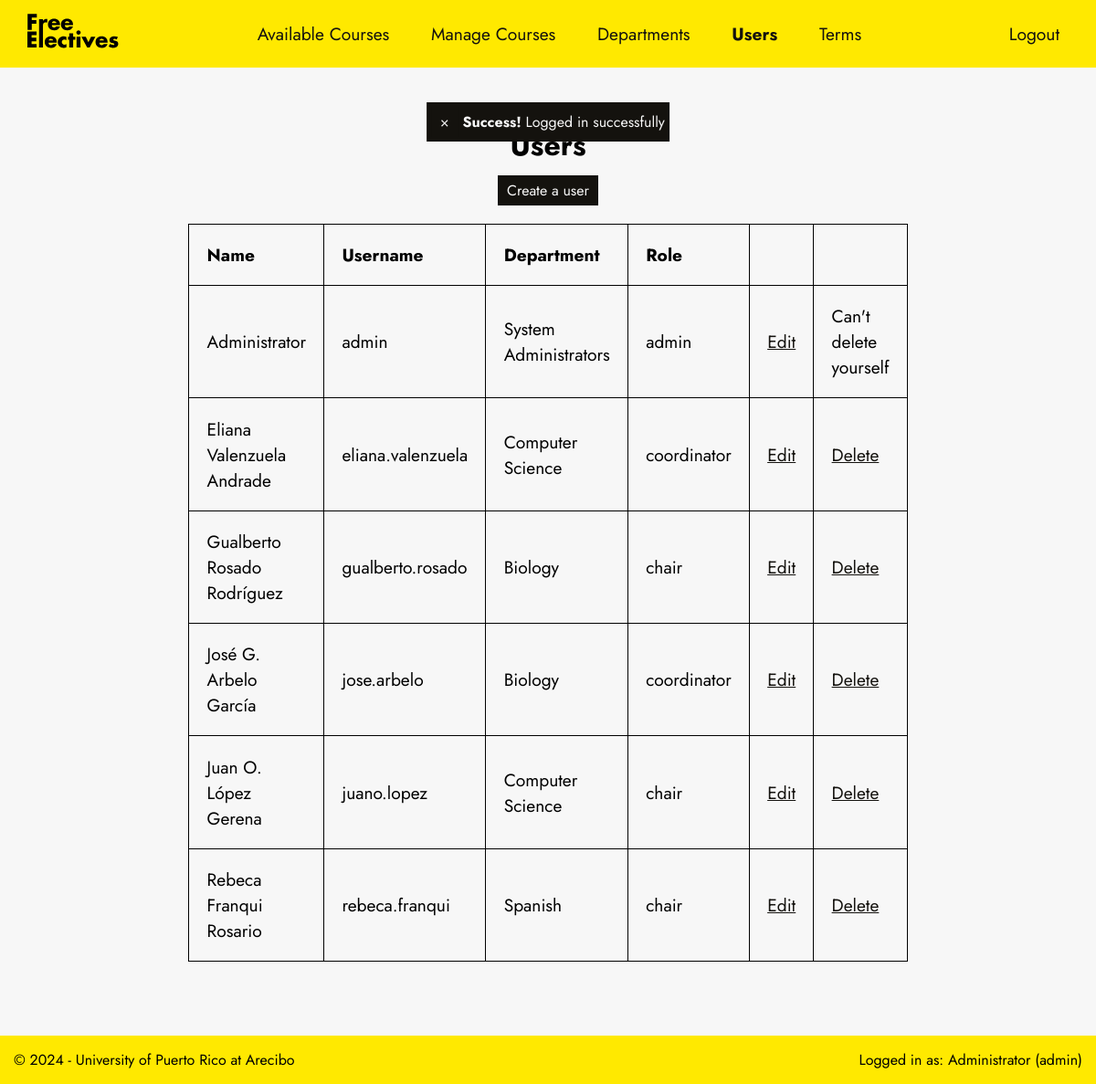
/index.php?users (signed in), run on the app's committed database.
### tables this page shows
CREATE TABLE `users` (
  `username` varchar(20) NOT NULL,
  `password` varchar(255) NOT NULL,
  `name` varchar(40) NOT NULL,
  `role` varchar(15) NOT NULL,
  `last_login` timestamp NOT NULL DEFAULT current_timestamp(),
  `dept_id` char(4) NOT NULL
);

CREATE TABLE `departments` (
  `dept_id` char(4) NOT NULL,
  `dept_name` varchar(45) DEFAULT NULL
);

### util/auth.php (called while the page is built, shortened)
<?php
final class Auth
{
    public static function check()
    {
        return isset($_SESSION['user']);
    }
    public static function checkAdmin()
    {
        return static::user()->role == 'admin';
    }
    public static function user()
    {
        return $_SESSION['user'];
    }
}

### database/connector.php (called while the page is built, shortened)
<?php
final class DB
{
    private static $database;
    private static $database_name;
    public static function connect($connection, $user = 'root', $password = '')
    {
        $dsn = CONFIG['database']['service'] . ':' . http_build_query($connection, '', ';');
        try {
            self::$database = new PDO($dsn, $user, $password, [
                PDO::ATTR_DEFAULT_FETCH_MODE => PDO::FETCH_ASSOC,
                PDO::ATTR_ERRMODE => PDO::ERRMODE_EXCEPTION
            ]);
            self::$database_name = $connection['dbname'];
        } catch (PDOException $e) {
            throw new DatabaseConnectionException("Error connecting to the database with driver '" . CONFIG['database']['service'] . "': " . $e->getMessage(), 0, $e);
        }
    }
    public static function select(string $table, string $column = '*'): array
    {
        $sql = 'SELECT ' . $column . ' FROM ' . self::$database_name . '.' . $table;
        $statement = self::$database->prepare($sql);
        $statement->execute();
        return $statement->fetchAll(PDO::FETCH_ASSOC);
    }
    public static function whereColumns(string $table, array $conditions, string $column = '*'): array
    {
        $sql = 'SELECT ' . $column . ' FROM ' . self::$database_name . '.' . $table . ' WHERE ';
        $index = 0;
        $length = count($conditions);
        foreach ($conditions as $key => $value) {
            $sql .= $key . ' = ' . quote($value);
        }
        $statement = self::$database->prepare($sql);
        $statement->execute();
        $results = $statement->fetch();
        if (is_array($results)) {
            return $results;
        }
        return [];
    }
}

### util/helpers.php (called while the page is built, shortened)
<?php
function quote($string)
{
    return '\'' . $string . '\'';
}

### models/Model.php (called while the page is built, shortened)
<?php
require_once('database/connector.php');
class Model
{
    protected static $table;
    protected $attributes = [];
    protected static $hidden = [];
    public static function all()
    {
        $model_list = [];
        foreach (DB::select(static::$table, '*') as $model) {
            $model_list[] = new static($model, self::sanitize($model));
        }
        return $model_list;
    }
    public function __get($key)
    {
        return $this->attributes[$key] ?? null;
    }
    public static function findBy(array $data): Model
    {
        $data = DB::whereColumns(static::$table, $data);
        return new static($data, self::sanitize($data));
    }
    private function set_attributes(array $data)
    {
        foreach ($data as $key => $value) {
            $this->attributes[$key] = $value;
        }
    }
    private static function sanitize(array $data)
    {
        foreach (static::$hidden as $to_hide) {
            unset($data[$to_hide]);
        }
        return $data;
    }
}

### views/users.php (the view)
<!DOCTYPE html>
<html lang="en">
<?php require_once 'partials/header.php'; ?>
<body>
    <?php require_once 'partials/navbar.php'; ?>
    <main class="courses-tables">
        <div class="flex-title">
            <h1><i class="las la-users"></i> Users </h1>
            <?php if (Auth::checkAdmin()) { ?>
                <a class="action primary" href="index.php?users&create"><i class="las la-plus-circle"></i>Create a user</a>
            <?php } ?>
        </div>
        <table class="tblCourses">
            <thead>
                <tr>
                    <th scope="col">Name</th>
                    <th scope="col">Username</th>
                    <th scope="col">Department</th>
                    <th scope="col">Role</th>
                    <th scope="col"></th>
                    <th scope="col"></th>
                </tr>
            </thead>
            <tbody>
                <?php foreach ($users as $user) { ?>
                    <tr>
                        <td><?= $user->name ?></td>
                        <td><?= $user->username ?></td>
                        <td><?= Department::findBy(['dept_id' => $user->dept_id])->dept_name ?></td>
                        <td><?= $user->role ?></td>
                        <?php if ((Auth::checkAdmin())) { ?>
                            <td><a href="index.php?users&edit=<?= $user->username ?>"><i class="las la-pen"></i> Edit</a></td>
                        <?php }
                        if (Auth::user()->username !== $user->username) { ?>
                            <td><a href="index.php?users&delete=<?= $user->username ?>"> <i class="las la-trash"> </i> Delete</a></td>
                        <?php } else { ?>
                            <td>Can't delete yourself</td>
                        <?php } ?>
                    </tr>
                <?php } ?>
            </tbody>
        </table>
    </main>
    <?php require_once 'partials/footer.php'; ?>
</body>
</html>

### partials/footer.php
<footer>
    <p>&copy; 2024 - University of Puerto Rico at Arecibo</p>
    <?php if (Auth::check()) { ?>
        <p> <i class="las la-user"></i> Logged in as: <?= Auth::user()->name ?> (<?= Auth::user()->username ?>) </p>
    <?php } ?>
</footer>

### css/main.css (style rules this page uses)
:root { --text-font: "Jost", sans-serif; --selection-color: rgb(79, 60, 255); --white-300: #f7f7f7; --white-400: #f2f2f2; --white-500: #e6e6e6; --white-600: #d9d9d9; --white-700: #cccccc; --white-800: #bfbfbf; --white-900: #b3b3b3; --accent-300: #ffe900; --accent-400: rgb(255, 255, 111); --accent-500: rgb(255, 255, 170); --accent-600: rgb(255, 255, 212); --accent-700: rgb(255, 255, 245); --action-color: rgb(20, 18, 14); --action-color-hover: rgb(46, 45, 43); --action-danger: rgb(255, 80, 80); }
* { margin: 0; padding: 0; -webkit-font-smoothing: antialiased; -moz-osx-font-smoothing: grayscale; }
body { font-family: var(--text-font); background-color: var(--white-300); }
main { min-height: 100vh; }
a { cursor: pointer; text-decoration: none; }
footer { background-color: var(--accent-300); color: black; padding: 15px; bottom: 0; display: flex; align-items: center; justify-content: space-between; }
a, button { font-family: var(--text-font); font-size: 1em; background-color: none; }
a { text-wrap: nowrap; }
input[type="submit"], .action { padding: 5px 10px; font-family: var(--text-font); font-size: 1em; border: none; outline: none; cursor: pointer; transition: all 0.25s ease; }
.action { width: fit-content; }
.action.primary { background-color: var(--action-color); color: var(--white-300); }

### css/courses.css (style rules this page uses)
.courses-tables { padding: 30px 30px; margin: 2em auto; }
.courses-tables { text-align: center; }
.tblCourses { border-collapse: collapse; width: fit-content; margin: 1em auto; font-size: 1.2em; width: 60%; text-align: left; }
.tblCourses th, .tblCourses td { border: 1px solid black; padding: 1em; }
td a { cursor: pointer; background-color: none; border: none; text-decoration: underline; color: var(--action-color); transition: all 0.25s ease; }

### css/components.css (style rules this page uses)
.flex-title { display: flex; align-items: center; flex-direction: column; gap: 10px; margin: 0 auto; width: fit-content; }

### data on the page
users: name "Administrator", username "admin", dept.dept_name "System Administrators", role "admin", shows "Can't delete yourself"
users: name "Eliana Valenzuela Andrade", username "eliana.valenzuela", dept.dept_name "Computer Science", role "coordinator"
users: name "Gualberto Rosado Rodríguez", username "gualberto.rosado", dept.dept_name "Biology", role "chair"
users: name "José G. Arbelo García", username "jose.arbelo", dept.dept_name "Biology", role "coordinator"
users: name "Juan O. López Gerena", username "juano.lopez", dept.dept_name "Computer Science", role "chair"
users: name "Rebeca Franqui Rosario", username "rebeca.franqui", dept.dept_name "Spanish", role "chair"

### other printed values
$_SESSION['success'] "Logged in successfully"
